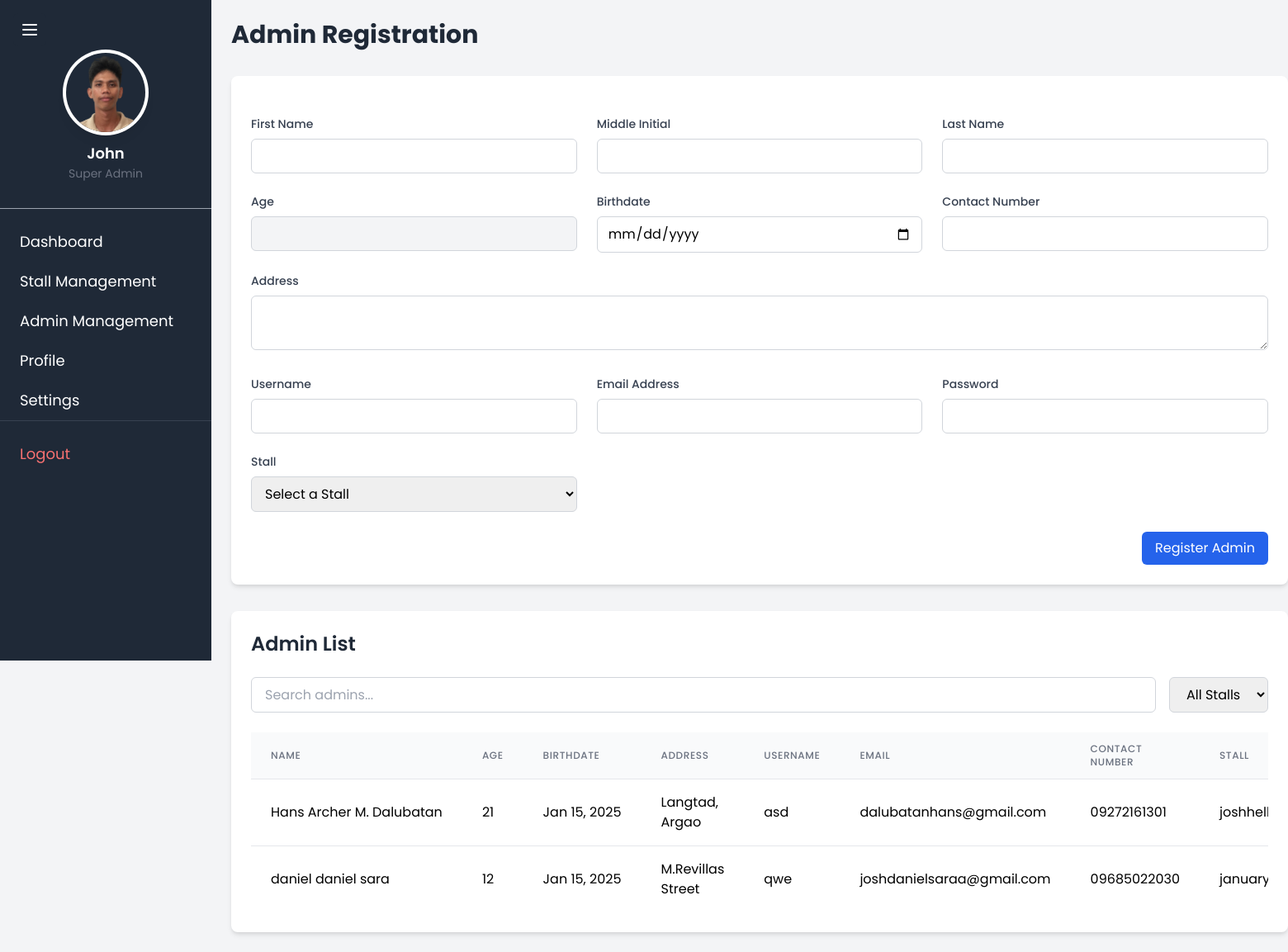
The app's page /register_admin (signed in), older data.
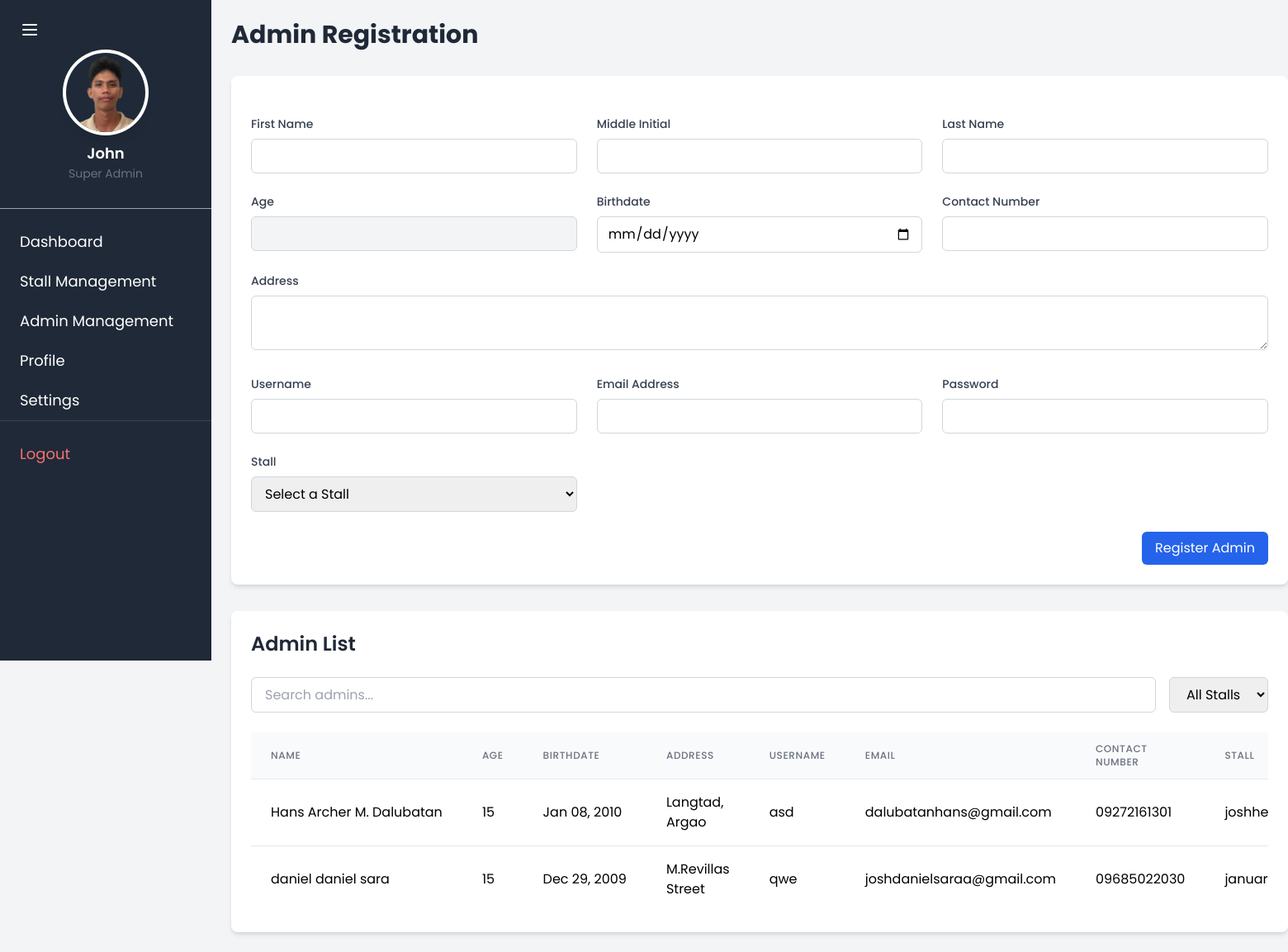
The same page, newer data.
### TriadApp/models.py (models this page shows, shortened)
class AdminProfile(models.Model):
    firstname = models.CharField(max_length=50)
    middle_initial = models.CharField(max_length=1, blank=True, null=True)
    lastname = models.CharField(max_length=50)
    age = models.IntegerField()
    birthdate = models.DateField()
    address = models.TextField()
    username = models.CharField(max_length=50, unique=True)
    email = models.EmailField(max_length=254, unique=True, default='', blank=True)
    password = models.CharField(max_length=100)
    contact_number = models.CharField(max_length=15)
    stall = models.ForeignKey('Stall', on_delete=models.CASCADE, related_name="admins", to_field='store_id')

class Stall(models.Model):
    store_id = models.UUIDField(default=uuid.uuid4, editable=False, unique=True)
    name = models.CharField(max_length=255)
    logo = models.ImageField(upload_to='stall_logos/')
    contact_number = models.CharField(max_length=15)
    is_active = models.BooleanField(default=True)  # Add is_active field with default value True

### TriadApp/suoer_admin.py (the view, shortened to what this page needs)
# urls.py: path('register_admin', suoer_admin.register_admin, name='register_admin'),
@superuser_required
def register_admin(request):
    stalls = Stall.objects.exclude(
        store_id__in=AdminProfile.objects.values_list('stall__store_id', flat=True)
    )
    admins = AdminProfile.objects.all()
    return render(request, 'TriadApp/superadmin/register_admin.html', {
        'stalls': stalls,
        'admins': admins,
        'super_admin': request.user
    })

### TriadApp/templates/TriadApp/superadmin/register_admin.html (shortened to what the changed rows need)
{% extends 'TriadApp/superadmin/super_admin.html' %}
{% block content %}
<div class="max-w-7xl mx-auto">
    <h1 class="text-3xl font-bold text-gray-800 mb-8">Admin Registration</h1>
    <div class="bg-white rounded-lg shadow-md p-6">
        <h2 class="text-2xl font-semibold text-gray-800 mb-6">Admin List</h2>
        <div class="overflow-x-auto">
            <table id="adminTable" class="min-w-full divide-y divide-gray-200">
                <thead class="bg-gray-50">
                    <tr>
                        <th class="px-6 py-3 text-left text-xs font-medium text-gray-500 uppercase tracking-wider">Name</th>
                        <th class="px-6 py-3 text-left text-xs font-medium text-gray-500 uppercase tracking-wider">Age</th>
                        <th class="px-6 py-3 text-left text-xs font-medium text-gray-500 uppercase tracking-wider">Birthdate</th>
                        <th class="px-6 py-3 text-left text-xs font-medium text-gray-500 uppercase tracking-wider">Address</th>
                        <th class="px-6 py-3 text-left text-xs font-medium text-gray-500 uppercase tracking-wider">Username</th>
                        <th class="px-6 py-3 text-left text-xs font-medium text-gray-500 uppercase tracking-wider">Email</th>
                        <th class="px-6 py-3 text-left text-xs font-medium text-gray-500 uppercase tracking-wider">Contact Number</th>
                        <th class="px-6 py-3 text-left text-xs font-medium text-gray-500 uppercase tracking-wider">Stall</th>
                    </tr>
                </thead>
                <tbody class="bg-white divide-y divide-gray-200">
                    {% for admin in admins %}
                    <tr class="hover:bg-gray-50">
                        <td class="px-6 py-4 whitespace-nowrap">{{ admin.firstname }} {{ admin.middle_initial }} {{ admin.lastname }}</td>
                        <td class="px-6 py-4 whitespace-nowrap">{{ admin.age }}</td>
                        <td class="px-6 py-4 whitespace-nowrap">{{ admin.birthdate|date:"M d, Y" }}</td>
                        <td class="px-6 py-4">{{ admin.address }}</td>
                        <td class="px-6 py-4 whitespace-nowrap">{{ admin.username }}</td>
                        <td class="px-6 py-4 whitespace-nowrap">{{ admin.email }}</td>
                        <td class="px-6 py-4 whitespace-nowrap">{{ admin.contact_number }}</td>
                        <td class="px-6 py-4 whitespace-nowrap">{{ admin.stall.name }}</td>
                    </tr>
                    {% endfor %}
                </tbody>
            </table>
        </div>
    </div>
</div>
{% endblock %}

Row changes from the older to the newer data that the page shows:
changed AdminProfile "Hans Archer": age "21" → "15"; birthdate "Jan 15, 2025" → "Jan 08, 2010"
changed AdminProfile "daniel": age "12" → "15"; birthdate "Jan 15, 2025" → "Dec 29, 2009"
